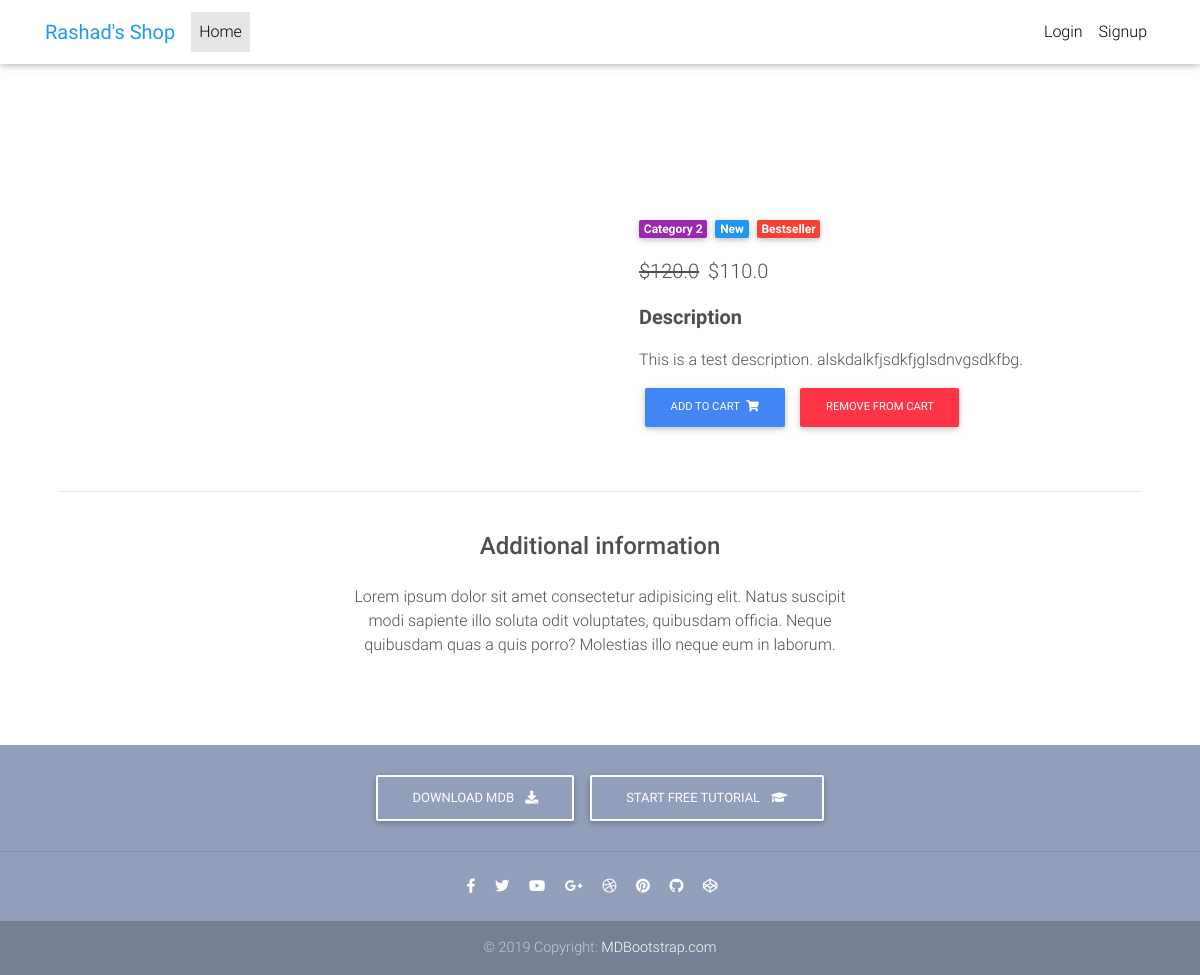
The app's page /product/test-product-1/ with its own data.
### main/models.py (models this page shows, shortened)
class Item(models.Model):
    title = models.CharField(max_length=100)
    price = models.FloatField()
    discount_price = models.FloatField(blank=True, null=True)
    category = models.CharField(choices=category_choices, max_length=2)
    label = models.CharField(choices=label_choices, max_length=1, blank=True)
    slug = models.SlugField()
    description = models.TextField()
    image = models.ImageField(blank=True, null=True)
    def get_add_to_cart_url(self):
        return reverse("main:add-to-cart", kwargs={
            'slug': self.slug
        })
    def get_remove_from_cart_url(self):
        return reverse("main:remove-from-cart", kwargs={
            'slug': self.slug
        })

### main/views.py (the view)
# urls.py: path('product/<slug>/', ItemDetailView.as_view(), name='product'),
class ItemDetailView(DetailView):
    model = Item
    template_name = "product.html"

### templates/product.html (shortened to what this page needs)
{% extends 'base.html' %}
{% block content %}
  <main class="mt-5 pt-4">
    <div class="container dark-grey-text mt-5">
      <div class="row wow fadeIn">
        <div class="col-md-6 mb-4">
        </div>
        <div class="col-md-6 mb-4">
          <div class="p-4">
            <div class="mb-3">
              <a href="">
                <span class="badge purple mr-1">Category 2</span>
              </a>
              <a href="">
                <span class="badge blue mr-1">New</span>
              </a>
              <a href="">
                <span class="badge red mr-1">Bestseller</span>
              </a>
            </div>
            <p class="lead">
                {% if object.discount_price %}
                    <span class="mr-1">
                      <del>${{ object.price }}</del>
                    </span>
                    <span>${{ object.discount_price }}</span>
                {% else %}
                    <span>${{ object.price }}</span>
                {% endif %}
            </p>
            <p class="lead font-weight-bold">Description</p>
            <p>{{ object.description }}</p>
            <a href="{{ object.get_add_to_cart_url }}" class="btn btn-primary btn-md my-0 p">Add to cart
              <i class="fas fa-shopping-cart ml-1"></i>
            </a>
            <a href="{{ object.get_remove_from_cart_url }}" class="btn btn-danger btn-md my-0 p">Remove from cart
            </a>
          </div>
        </div>
      </div>
      <hr>
      <div class="row d-flex justify-content-center wow fadeIn">
        <div class="col-md-6 text-center">
          <h4 class="my-4 h4">Additional information</h4>
          <p>Lorem ipsum dolor sit amet consectetur adipisicing elit. Natus suscipit modi sapiente illo soluta odit
            voluptates,
            quibusdam officia. Neque quibusdam quas a quis porro? Molestias illo neque eum in laborum.</p>
        </div>
      </div>
      <div class="row wow fadeIn">
        <div class="col-lg-4 col-md-12 mb-4">
        </div>
        <div class="col-lg-4 col-md-6 mb-4">
        </div>
        <div class="col-lg-4 col-md-6 mb-4">
        </div>
      </div>
    </div>
  </main>
{% endblock content %}

### templates/base.html (style rules this page uses)
html, body, header, .carousel { height: 60vh; }

### records on screen
Item: price "120.0", discount_price "110.0", description "This is a test description. alskdalkfjsdkfjglsdnvgsdkfbg."
